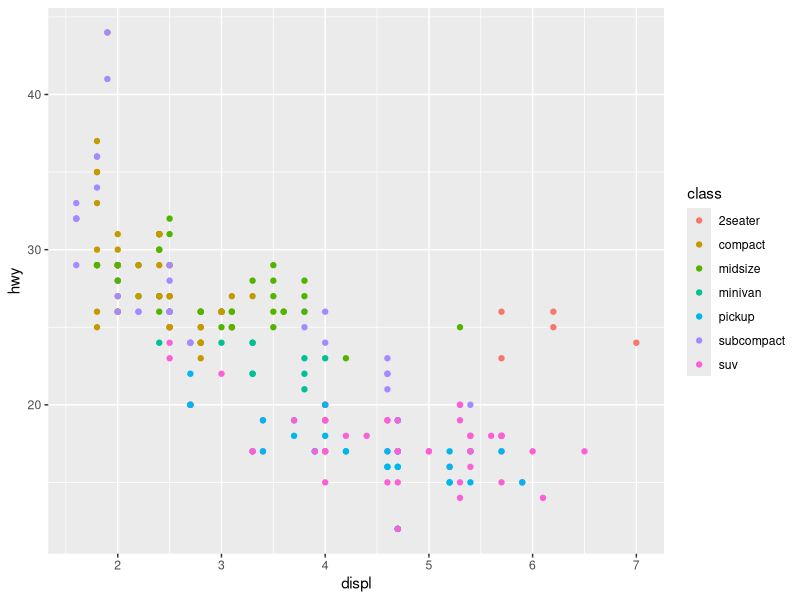
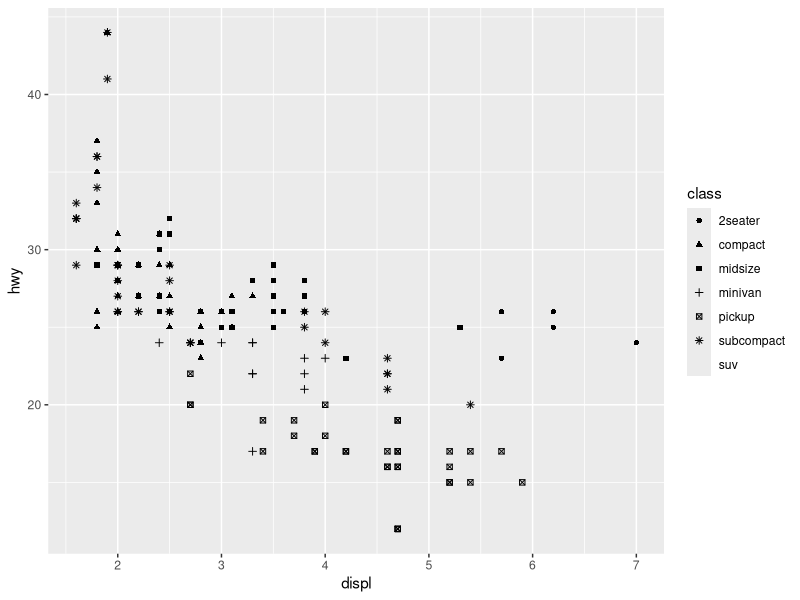
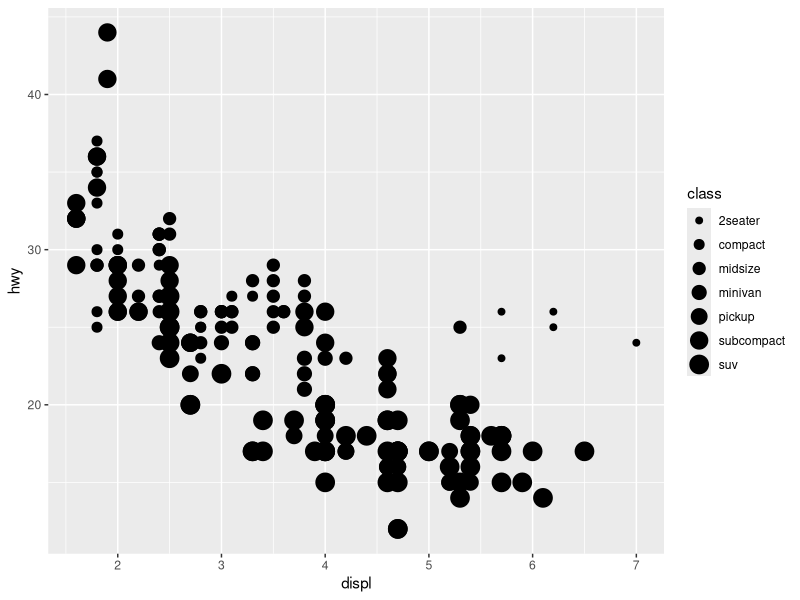
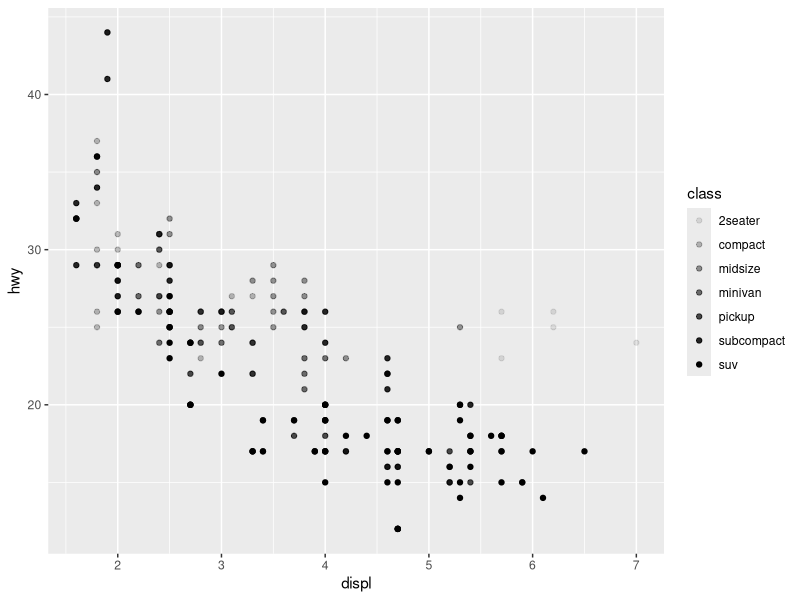
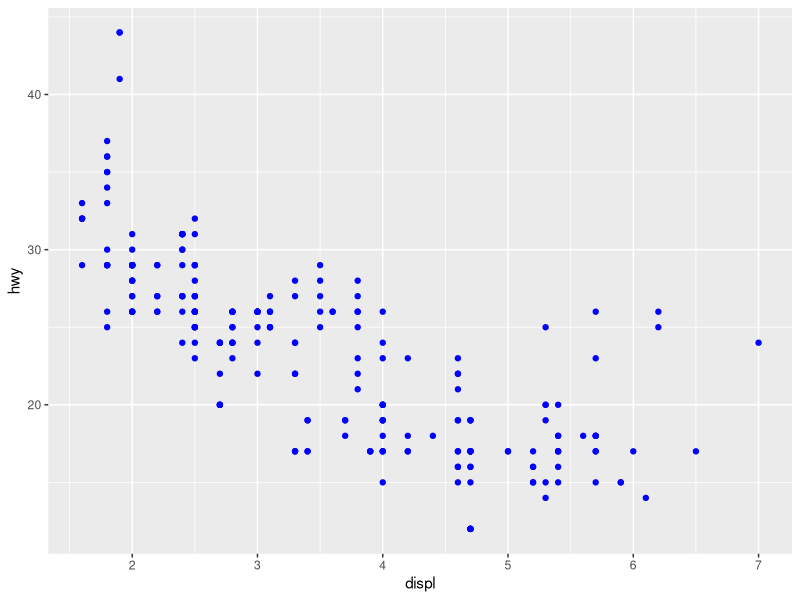
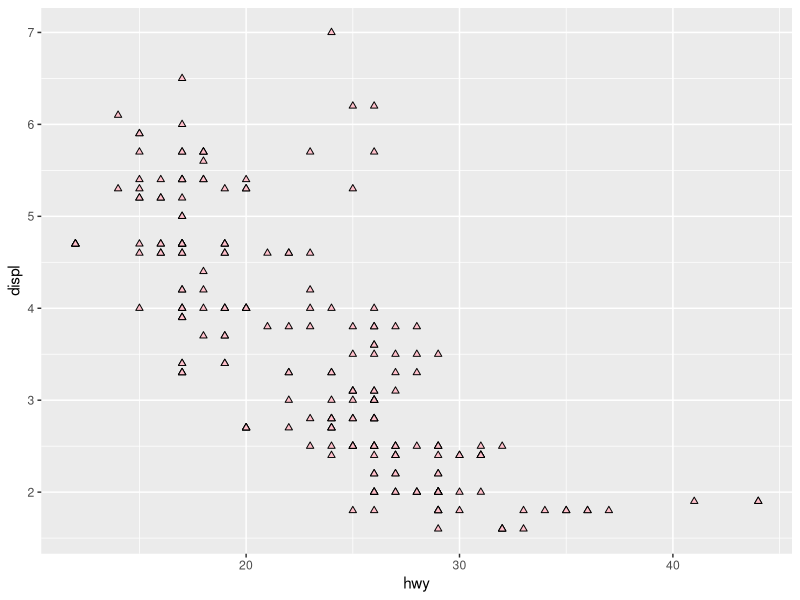
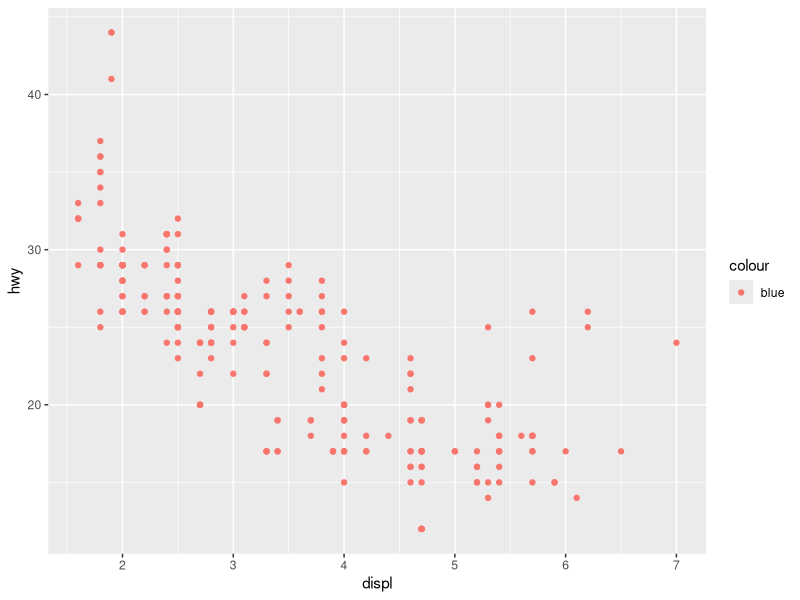
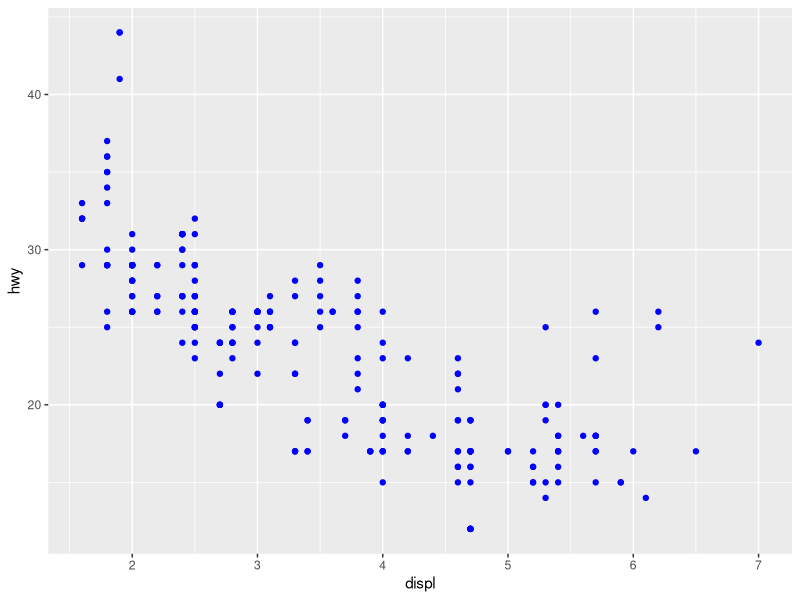

These figures' R source, in order:
## ---- chunk 1
library(tidyverse)
sessionInfo()
## ---- chunk 2
mpg
## ---- chunk 3
ggplot(mpg, aes(x = displ, y = hwy, color = class)) +
  geom_point()

ggplot(mpg, aes(x = displ, y= hwy, shape = class)) +
  geom_point()

#> Warning: The shape palette can deal with a maximum of 6 discrete values because more
#> than 6 becomes difficult to discriminate
#> ℹ you have requested 7 values. Consider specifying shapes manually if you
#>   need that many of them.
#> Warning: Removed 62 rows containing missing values or values outside the scale range
#> (`geom_point()`).
## ---- chunk 4
ggplot(mpg, aes(x = displ, y = hwy, size = class)) +
  geom_point()
#> Warning: Using size for a discrete variable is not advised.

ggplot(mpg, aes(x = displ, y = hwy, alpha = class)) +
  geom_point()
#> Warning: Using alpha for a discrete variable is not advised.
## ---- chunk 5
# make points in plot blue
ggplot(mpg, aes(x = displ, y = hwy)) +
  geom_point(color = "blue")

"blue"
"#f52a27"
## ---- chunk 6
ggplot(mpg, aes(x = hwy, y = displ)) + 
  geom_point(shape = 24, fill = "pink")
  # geom_point(color = "pink", shape = 24, fill = "pink") # completely pink
## ---- chunk 7
# this doesnt work. the color is overriden by default?
ggplot(mpg) + 
  geom_point(aes(x = displ, y = hwy, color = "blue"))

# this works
ggplot(mpg) + 
  geom_point(aes(x = displ, y = hwy), color = "blue")

# this works, and is standard
ggplot(mpg, aes(x = displ, y = hwy)) + 
  geom_point(color = "blue")

# what if we set the color at the topmost level outside aes()?
ggplot(mpg, aes(x = displ, y = hwy), color = "blue") + 
  geom_point()

# what if we set the color at the topmost level inside aes()? answer: huh, it controls the legend label without changing the color.
ggplot(mpg, aes(x = displ, y = hwy, color = "blue")) + 
  geom_point()

ggplot(mpg, aes(x = displ, y = hwy, color = cyl)) + 
  geom_point()

ggplot(mpg, aes(x = displ, y = hwy, color = as.factor(cyl))) + 
  geom_point()
## ---- chunk 8
ggplot(mpg, aes(x = displ, y = hwy)) + 
  geom_point(stroke = 5, shape = 1)

ggplot(mpg, aes(x = displ, y = hwy)) + 
  geom_point(stroke = 1, shape = 1)

ggplot(mpg, aes(x = displ, y = hwy)) + 
  geom_point(shape = 1)
## ---- chunk 9
# note: unique(mpg$cyl) gives 4, 5, 6, 8

# expression to color
ggplot(mpg, aes(x = displ, y = hwy, color = cyl > 6)) +
  geom_point()

# expression to shape
ggplot(mpg, aes(x = displ, y = hwy, shape = cyl > 6)) +
  geom_point()

# hard coded colors to color
selected_colors = sample(
  x = c("red", "blue", "yellow"), 
  size = length(mpg$hwy),
  replace = TRUE
)

ggplot(mpg, aes(x = displ, y = hwy)) +
  geom_point(color = selected_colors)

rm(selected_colors)
## ---- chunk 10
# Left
ggplot(mpg, aes(x = displ, y = hwy)) + 
  geom_point()

# Right
ggplot(mpg, aes(x = displ, y = hwy)) + 
  geom_smooth()
#> `geom_smooth()` using method = 'loess' and formula = 'y ~ x'
## ---- chunk 11
# Left - shape is ignored by geom_smooth 
ggplot(mpg, aes(x = displ, y = hwy, shape = drv)) + 
  geom_smooth()

# Right - line type is accepted
ggplot(mpg, aes(x = displ, y = hwy, linetype = drv)) + 
  geom_smooth()
## ---- chunk 12
ggplot(mpg, aes(x = displ, y = hwy, color = drv)) +
  geom_point() +
  geom_smooth(aes(linetype = drv))
## ---- chunk 13
# Left
ggplot(mpg, aes(x = displ, y = hwy)) +
  geom_smooth()

# Middle- generates 3 geom_smooth lines, no legend
ggplot(mpg, aes(x = displ, y = hwy)) +
  geom_smooth(aes(group = drv))

# Right - generates 3 geom_smooth lines and legend (which can be suppressed), and colors the lines
ggplot(mpg, aes(x = displ, y = hwy)) +
  geom_smooth(aes(color = drv), show.legend = FALSE)
## ---- chunk 14
# leave color of line alone, but color the points by `class`
ggplot(mpg, aes(x = displ, y = hwy)) + 
  geom_point(aes(color = class)) + 
  geom_smooth()
## ---- chunk 15
ggplot(mpg, aes(x = displ, y = hwy)) + 
  geom_point() + 
  geom_point(
    data = mpg |> filter(class == "2seater"), 
    color = "red"
  ) +
  geom_point(
    data = mpg |> filter(class == "2seater"), 
    shape = "circle open", size = 3, color = "red"
  )
## ---- chunk 16
# Left
ggplot(mpg, aes(x = hwy)) +
  geom_histogram(binwidth = 2)

# Middle
ggplot(mpg, aes(x = hwy)) +
  geom_density()

# Right
ggplot(mpg, aes(x = hwy)) +
  geom_boxplot()
## ---- chunk 17
ggplot(mpg, aes(x = hwy, y = drv, fill = drv, color = drv)) +
  ggridges::geom_density_ridges(alpha = 0.5, show.legend = FALSE)
#> Picking joint bandwidth of 1.28
## ---- chunk 18
mpg # |> View()

ggplot(mpg, aes(x = year, y = hwy, color = manufacturer)) +
  geom_smooth()

ggplot(mpg, aes(x = manufacturer, y = hwy)) +
  geom_boxplot() +
  theme(axis.text.x = element_text(angle = 90, vjust = 0.5, )) # hjust=1

# just to check the histogram
mpg |> summarize(n_manufac = n(), .by = manufacturer) # |> View()
ggplot(mpg, aes(x = manufacturer)) +
  geom_histogram(stat = "count") + # fails without stat = "count" for categorical variables
  theme(axis.text.x = element_text(angle = 90, vjust = 0.5, )) # hjust=1

ggplot(mpg, aes(x = year, y = hwy, color = manufacturer)) +
  geom_area()
## ---- chunk 19
ggplot(mpg, aes(x = displ, y = hwy)) +
  geom_smooth(aes(color = drv), show.legend = FALSE)

ggplot(mpg, aes(x = displ, y = hwy)) +
  geom_smooth(aes(color = drv))
